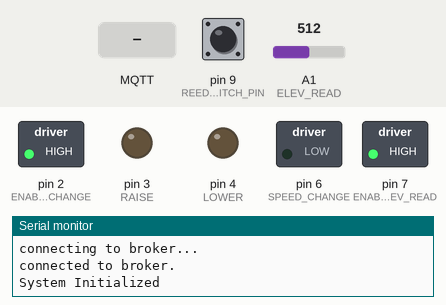
A sketch run on a simulated Arduino Uno, built with avr-gcc and run on an emulated ATmega328P. Parts: switched loads named in the sketch (green lamp = pin HIGH), output pins drawn as LEDs (lit = HIGH), the last lines printed to the serial monitor. Inputs (shaded band) come from the test bench; at power-on: pin 9 (REED_SWITCH_PIN) HIGH, A1 (ELEV_READ) = 512. WiFi joins after 1.5 s; servers stay silent unless stated; no MQTT or app messages arrive unless stated.

Above: at 1.2 s.
1.3 s: MQTT message "0" arrives on the first subscribed topic
At 1.7 s:
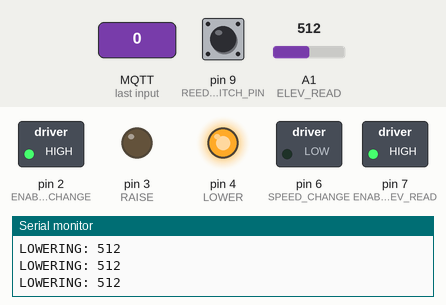
3.3 s: MQTT message "0" arrives on the second subscribed topic
At 4.5 s:
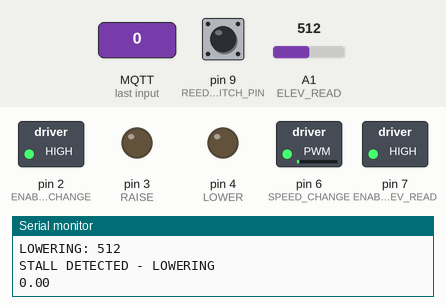
4.8 s: MQTT message "5" arrives on the first subscribed topic
At 5.2 s:
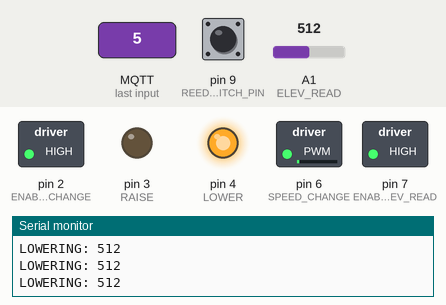
Timing chart, 0 to 7.8 s (numbered marks = the images above; inputs shaded):
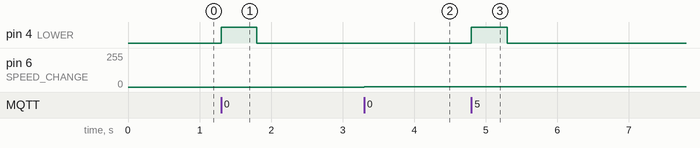

Measured:
- after the input at 1.3 s, pin 4 (LOWER): LOW → HIGH at once, → LOW 0.50 s later
- after the input at 3.3 s, pin 6 (SPEED_CHANGE): 0/255 → 3/255 at once
- after the input at 4.8 s, pin 4 (LOWER): LOW → HIGH at once, → LOW 0.50 s later

The sketch:

treadmill_driver.ino
```cpp
#include <Ethernet.h>
#include <MQTTClient.h>
#include <stdint.h>

// MQTT setup
#define MQTT_CLIENT_NAME "treadmill_controller"
#define MQTT_PORT 1883
#define MQTT_INTERVAL 100
#define TREADMILL_ID "T9800-1"

// MQTT topics
#define TOPIC_CONTROL_ELEVATION "/control/elevation"
#define TOPIC_CONTROL_SPEED "/control/speed"
#define TOPIC_READINGS_ELEVATION "/readings/elevation"
#define TOPIC_READINGS_SPEED "/readings/speed"
#define TOPIC_EMERGENCY "/emergency"

// Pin definitions
#define ENABLE_ELEV_CHANGE 2
#define RAISE 3
#define LOWER 4
#define ENABLE_ELEV_READ 7
#define ELEV_READ A1
#define SPEED_CHANGE 6
#define SPEED_READ 5
#define REED_SWITCH_PIN 9

const uint16_t INCLINE_ADC_ZERO = 185;
volatile bool inclineRequested = false;
uint16_t desiredIncline = 210;

#define SPEED_SENSOR_BUFFER_SIZE 10
#define INCLINE_TOLERANCE_ADC 10
#define INCLINE_ADC_MIN 210
#define INCLINE_ADC_MAX 800
#define SPEED_MIN 0
#define SPEED_MAX 7
#define INCLINE_STALL_TIMEOUT_MS 500
#define SPEED_STALL_TIMEOUT_MS 500
#define INCLINE_STALL_MOVEMENT_THRESHOLD 5
volatile uint32_t speedSensorChangeTimes[SPEED_SENSOR_BUFFER_SIZE] = {0};
volatile uint8_t speedSensorIndex = 0;

// Safety state enum
enum SafetyStatus { SAFE, UNSAFE };

EthernetClient ethClient;
MQTTClient mqtt = MQTTClient(256);
uint8_t mac[] = {0xDE, 0xAD, 0xBE, 0xEF, 0xFE, 0xED};
IPAddress localIP(192, 168, 5, 2);
IPAddress brokerIP(192, 168, 5, 1);
uint32_t lastMqttSendTime = 0;

volatile SafetyStatus safetyState = SAFE;
volatile bool safetyStateChanged = false;

uint32_t stallCheckTime = 0;
uint16_t stallCheckADC = 0;


void setup() {
  Serial.begin(115200);
  Ethernet.begin(mac, localIP);

  pinMode(ENABLE_ELEV_CHANGE, OUTPUT);
  pinMode(ENABLE_ELEV_READ, OUTPUT);
  pinMode(RAISE, OUTPUT);
  pinMode(LOWER, OUTPUT);
  pinMode(SPEED_CHANGE, OUTPUT);
  pinMode(SPEED_READ, INPUT);
  pinMode(REED_SWITCH_PIN, INPUT_PULLUP);

  attachInterrupt(digitalPinToInterrupt(SPEED_READ), speedSensorInterruptHandler, CHANGE);
  attachInterrupt(digitalPinToInterrupt(REED_SWITCH_PIN), reedSwitchInterruptHandler, CHANGE);

  connectToMQTT(brokerIP, ethClient);

  digitalWrite(ENABLE_ELEV_READ, HIGH);
  digitalWrite(ENABLE_ELEV_CHANGE, HIGH);

  publish(TOPIC_CONTROL_ELEVATION, (long)INCLINE_ADC_ZERO);  //Set elevation to 0 on startup

  Serial.println("System Initialized");

  safetyState = (digitalRead(REED_SWITCH_PIN) == HIGH) ? SAFE : UNSAFE;
}

void loop() {
  if (safetyStateChanged) {
    safetyStateChanged = false;
    if (safetyState == SAFE) {
      publish(TOPIC_EMERGENCY, "false");
    } else {
      publish(TOPIC_EMERGENCY, "true");
    }
  }

  if (!mqtt.connected()) connectToMQTT(brokerIP, ethClient);

  mqtt.loop();
  changeIncline(desiredIncline);

  if (millis() - lastMqttSendTime >= MQTT_INTERVAL) {
    lastMqttSendTime = millis();

    publish(TOPIC_READINGS_ELEVATION, (long)analogRead(ELEV_READ));

    // Disable interupts to prevent race condition while reading speed values
    noInterrupts();
    uint8_t idx = speedSensorIndex;
    uint32_t newest = speedSensorChangeTimes[idx];
    uint32_t oldest = speedSensorChangeTimes[(idx + 1) % SPEED_SENSOR_BUFFER_SIZE];
    uint32_t now = micros();
    interrupts();

    // prevent erroneous startup values where the buffer is 0s
    if (oldest == 0) {
      publish(TOPIC_READINGS_SPEED, 0.0f);
    } else if (now - newest > (uint32_t)SPEED_STALL_TIMEOUT_MS * 1000UL) {
      // No pulse received recently - belt has stopped
      publish(TOPIC_READINGS_SPEED, 0.0f);
    } else {
      uint32_t averagePeriod = (newest - oldest) / (SPEED_SENSOR_BUFFER_SIZE - 1);
      publish(TOPIC_READINGS_SPEED, periodToSpeed(averagePeriod));
    }
  }
}
```

elevation.ino
```cpp
int16_t inclineAsDegrees(uint16_t ADCReading) {
  return map(ADCReading, INCLINE_ADC_MIN, INCLINE_ADC_MAX, 0, 15);
}

void changeIncline(uint16_t targetIncline) {
  if (inclineRequested == false) return;

  uint16_t currentIncline = (uint16_t)analogRead(ELEV_READ);
  uint16_t highRange = (currentIncline <= 1023 - INCLINE_TOLERANCE_ADC) ? currentIncline + INCLINE_TOLERANCE_ADC : 1023;
  uint16_t lowRange = (currentIncline >= INCLINE_TOLERANCE_ADC) ? currentIncline - INCLINE_TOLERANCE_ADC : 0;

  if (targetIncline > highRange) {
    // Stall detection for RAISE direction
    if (stallCheckTime == 0) {
      // Initialize stall checkpoint
      stallCheckTime = millis();
      stallCheckADC = currentIncline;
    } else if (abs((int16_t)currentIncline - (int16_t)stallCheckADC) >= INCLINE_STALL_MOVEMENT_THRESHOLD) {
      // Motor is moving, reset checkpoint
      stallCheckTime = millis();
      stallCheckADC = currentIncline;
    } else if (millis() - stallCheckTime >= INCLINE_STALL_TIMEOUT_MS) {
      // Stall detected: ADC hasn't moved enough in 500ms
      Serial.println("STALL DETECTED - RAISING");
      digitalWrite(RAISE, LOW);
      digitalWrite(LOWER, LOW);
      inclineRequested = false;
      stallCheckTime = 0;
      return;
    }

    Serial.print("RAISING: ");
    Serial.println(currentIncline);
    digitalWrite(LOWER, LOW);
    digitalWrite(RAISE, HIGH);

  } else if (targetIncline < lowRange) {
    // Stall detection for LOWER direction
    if (stallCheckTime == 0) {
      // Initialize stall checkpoint
      stallCheckTime = millis();
      stallCheckADC = currentIncline;
    } else if (abs((int16_t)currentIncline - (int16_t)stallCheckADC) >= INCLINE_STALL_MOVEMENT_THRESHOLD) {
      // Motor is moving, reset checkpoint
      stallCheckTime = millis();
      stallCheckADC = currentIncline;
    } else if (millis() - stallCheckTime >= INCLINE_STALL_TIMEOUT_MS) {
      // Stall detected: ADC hasn't moved enough in 500ms
      Serial.println("STALL DETECTED - LOWERING");
      digitalWrite(RAISE, LOW);
      digitalWrite(LOWER, LOW);
      inclineRequested = false;
      stallCheckTime = 0;
      return;
    }

    Serial.print("LOWERING: ");
    Serial.println(currentIncline);
    digitalWrite(RAISE, LOW);
    digitalWrite(LOWER, HIGH);

  } else {
    Serial.println("No Move");
    digitalWrite(RAISE, LOW);
    digitalWrite(LOWER, LOW);
    inclineRequested = false;
    stallCheckTime = 0;
    stallCheckADC = 0;
  }
}
```

mqtt.ino
```cpp
void subscribe(const char *topicSuffix) {
  String topic = "/";
  topic.concat(TREADMILL_ID);
  topic.concat(topicSuffix);
  mqtt.subscribe(topic);
}

void publish(const char *topicSuffix, const char *message) {
  String topic = "/";
  topic.concat(TREADMILL_ID);
  topic.concat(topicSuffix);
  mqtt.publish(topic, message);
}

void publish(const char *topicSuffix, long message) {
  publish(topicSuffix, String(message).c_str());
}

void publish(const char *topicSuffix, float message) {
  publish(topicSuffix, String(message).c_str());
}

void receive(String &topic, String &payload) {
  if (topic.endsWith(TOPIC_CONTROL_ELEVATION)) {
    uint16_t elevation = (uint16_t)constrain((int)payload.toInt(), INCLINE_ADC_MIN, INCLINE_ADC_MAX);
    desiredIncline = elevation;
    inclineRequested = true;
    stallCheckTime = 0;

  } else if (topic.endsWith(TOPIC_CONTROL_SPEED)) {
    float speed = payload.toFloat();
    speed = constrain(speed, SPEED_MIN, SPEED_MAX);

    if (safetyState == SAFE) {
      setSpeed(speed);
    }
  }
}

void connectToMQTT(IPAddress brokerIP, EthernetClient &ethClient) {
  mqtt.begin(brokerIP, MQTT_PORT, ethClient);
  Serial.println("connecting to broker...");
  while (!mqtt.connect(MQTT_CLIENT_NAME)) {
    delay(100);
  }
  Serial.println("connected to broker.");
  if (!mqtt.connected()) return;
  mqtt.onMessage(receive);
  subscribe(TOPIC_CONTROL_ELEVATION);
  subscribe(TOPIC_CONTROL_SPEED);
}
```

safety.ino
```cpp
void reedSwitchInterruptHandler() {
  safetyState = (digitalRead(REED_SWITCH_PIN) == HIGH) ? SAFE : UNSAFE;
  safetyStateChanged = true;
  analogWrite(SPEED_CHANGE, 0);
}
```

speed.ino
```cpp
/* Takes speed in km/h as input, and outputs a value for use with analogWrite()
 *
 * The numbers used in these calculations were decided on by measuring the
 * belt's rotation time at various speeds with a stopwatch, and using desmos
 * to find the line of best fit.
 *
 * https://help.desmos.com/hc/en-us/articles/4406972958733-Regressions */
uint8_t speedToPWMSignal(float speed) {
  float result = 7.680178 * speed + 3.19791;
  if (result <= 0) return 0;
  if (result > 255) return 255;
  return (uint8_t)result;
}

/* Takes a period in microseconds as input, and outputs the speed it represents
 * in km/h. Technically, it's only half a period - the distance of a cog or gap
 * in the sensor.
 *
 * As above, we're using desmos to find the curve of best fit - this time it's
 * a reciprocal function, since there's a linear relationship between frequency
 * and speed, but we're measuring period.
 *
 * https://help.desmos.com/hc/en-us/articles/4406972958733-Regressions */
float periodToSpeed(uint32_t period) {
  float speed = 13094.3 / ((float) period + 169.358) - 0.204098;
  return speed < 0 ? 0.0f : speed;
}

/* The speed sensor is built on a rotating cog wheel with a magnetic sensor.
 * When a cog is in front of the sensor, it goes high, and when there's a
 * gap, it goes low (or maybe it's vice versa). By measuring the frequency
 * or period of the changes, we can deduce the speed.
 *
 * The sensor triggers frequently - multiple times per loop iteration. So we
 * add a buffer, and store the last SPEED_SENSOR_BUFFER_SIZE readings in it.
 * Rather than keeping the buffer array sorted, we simply store the index of
 * the most recent reading. */
void speedSensorInterruptHandler() {
  speedSensorIndex = (speedSensorIndex + 1) % SPEED_SENSOR_BUFFER_SIZE;
  speedSensorChangeTimes[speedSensorIndex] = micros();
}

void setSpeed(float speed) {
  analogWrite(SPEED_CHANGE, speedToPWMSignal(speed));
  Serial.println(speed);
}
```
